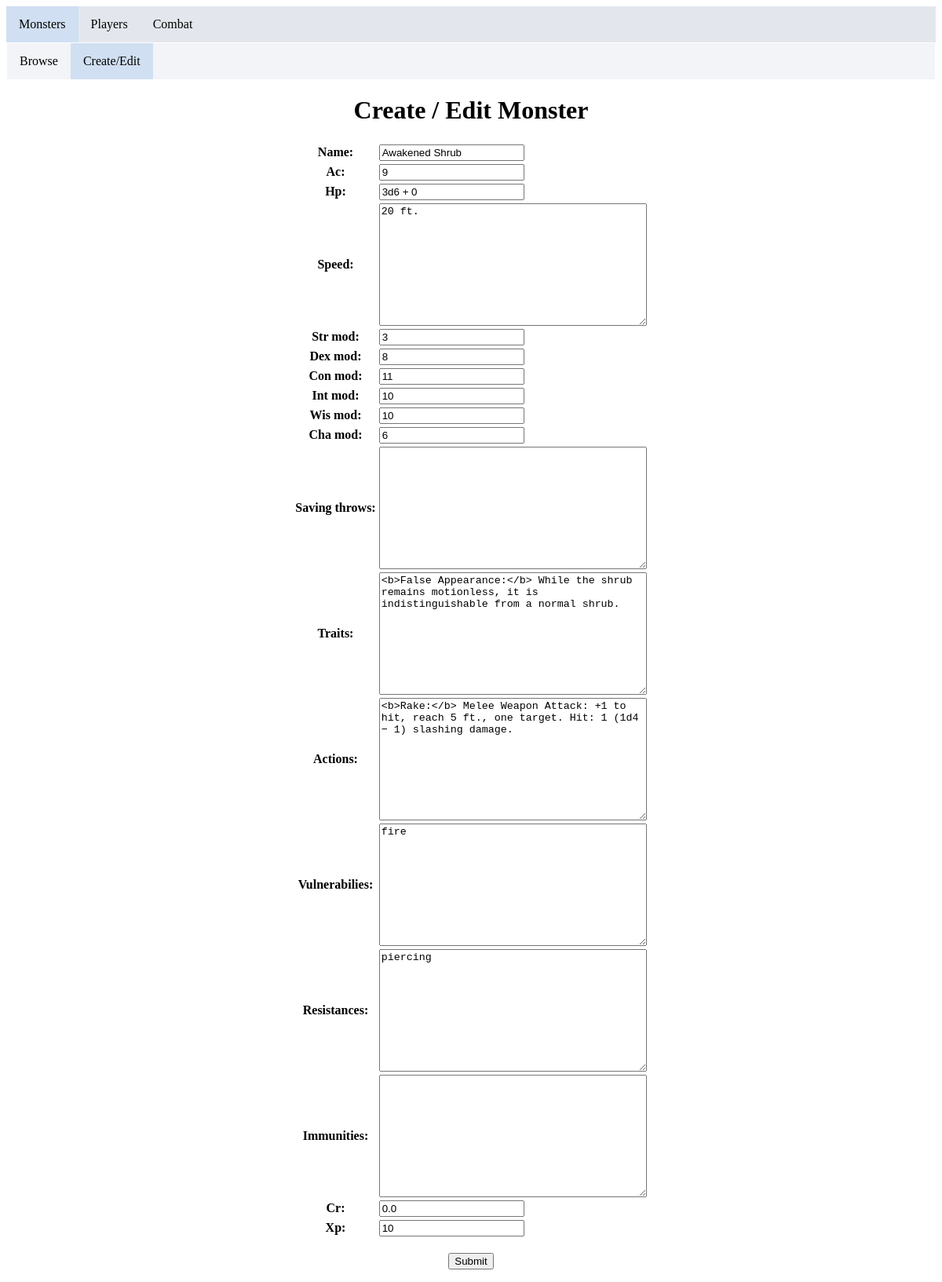
/monsters/create/Awakened Shrub/, run on an earlier commit of the app's database.
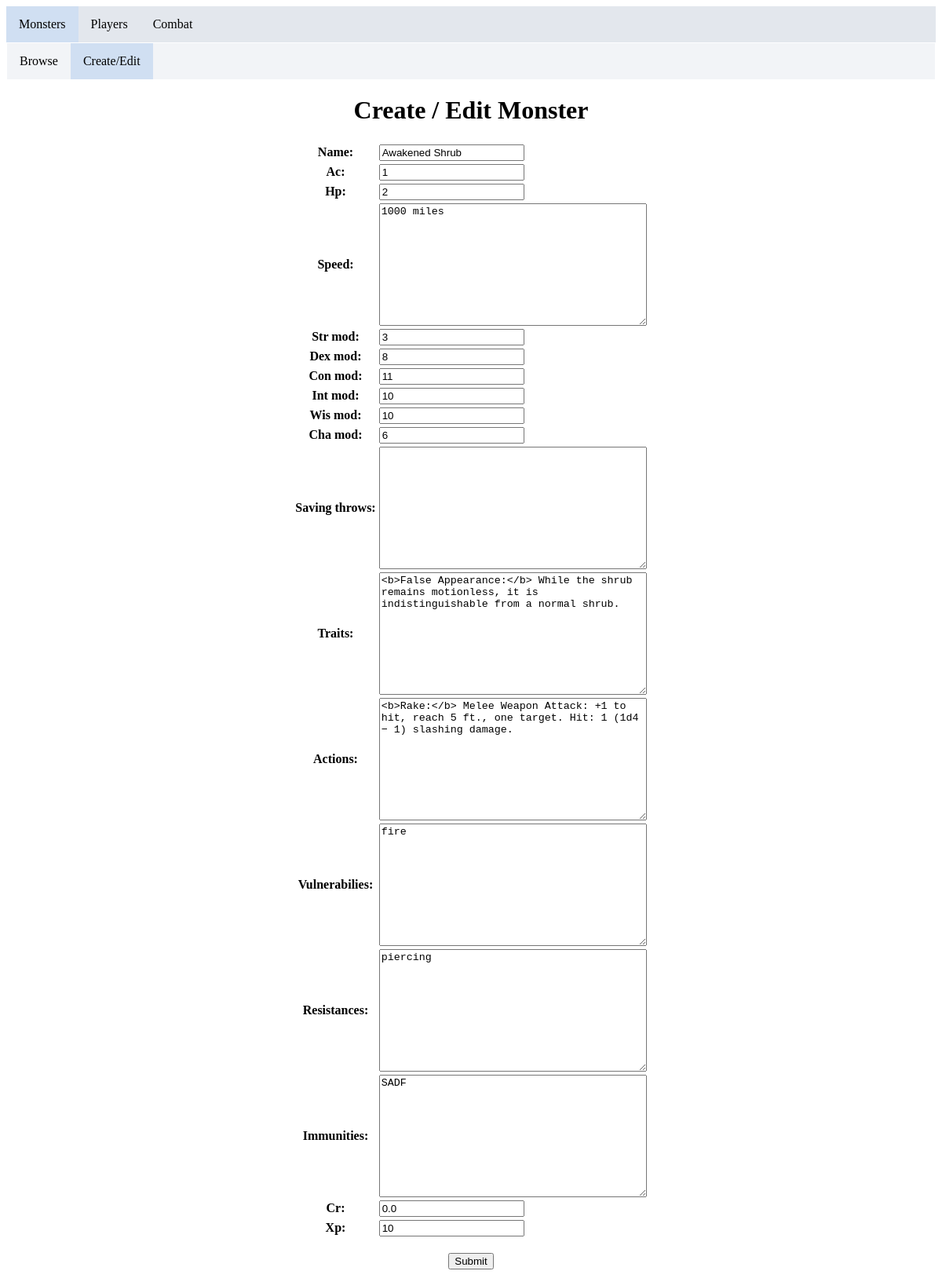
And on a later commit of the database.
### monsters/models.py (models this page shows)
class Monster(models.Model):
    name = models.CharField(max_length=50, unique=True)
    size = models.CharField(max_length=20, null=True, blank=True)
    type = models.CharField(max_length=20, null=True, blank=True)
    alignment = models.CharField(max_length=20, null=True, blank=True)
    ac = models.IntegerField(null=True, blank=True)
    hp = models.CharField(max_length=12, null=True, blank=True)
    speed = models.TextField(null=True, blank=True)
    str_mod = models.IntegerField(null=True, blank=True)
    dex_mod = models.IntegerField(null=True, blank=True)
    con_mod = models.IntegerField(null=True, blank=True)
    int_mod = models.IntegerField(null=True, blank=True)
    wis_mod = models.IntegerField(null=True, blank=True)
    cha_mod = models.IntegerField(null=True, blank=True)
    saving_throws = models.TextField(null=True, blank=True)
    skills = models.TextField(null=True, blank=True)
    vulnerabilies = models.TextField(null=True, blank=True)
    resistances = models.TextField(null=True, blank=True)
    immunities = models.TextField(null=True, blank=True)
    senses = models.TextField(null=True, blank=True)
    languages = models.TextField(null=True, blank=True)
    cr = models.FloatField(null=True, blank=True)
    xp = models.IntegerField(null=True, blank=True)
    traits = models.TextField(null=True, blank=True)
    actions = models.TextField(null=True, blank=True)
    legendary_actions = models.TextField(null=True, blank=True)

### monsters/views.py (the view)
# urls.py: path('create/<str:name>/', views.create, name='create_monster'),
def create(request, name=None):
    print(request)
    print(name)
    if request.method == 'POST':
        if name is not None:
            m = Monster.objects.get(name=name)
            f = MonsterForm(request.POST, instance=m)
        else:
            f = MonsterForm(request.POST)
        if f.is_valid():
            f.save()
            return HttpResponseRedirect(reverse('browse_monsters'))
        else:
            return HttpResponse(str(f.errors))
    else:
        if name is not None:
            f = MonsterForm(instance=Monster.objects.get(name=name))
        else:
            f = MonsterForm()
    context = {'form': f,
               }
    return render(request, 'monsters/create.html', context)

### monsters/forms.py
class MonsterForm(ModelForm):
    class Meta:
        model = Monster
        fields = ['name',
                  'ac',
                  'hp',
                  'speed',
                  'str_mod',
                  'dex_mod',
                  'con_mod',
                  'int_mod',
                  'wis_mod',
                  'cha_mod',
                  'saving_throws',
                  'traits',
                  'actions',
                  'vulnerabilies',
                  'resistances',
                  'immunities',
                  'cr',
                  'xp',
                  ]

### monsters/templates/monsters/create.html (shortened to what this page needs)
{% extends "monsters/sub_nav.html" %}
{% block li_custom_att %}active{% endblock %}
{% block content2 %}
  <h1>Create / Edit Monster</h1>
  <form action="" method="post">
      <table align="center">{{ form.as_table }}</table>
    <div style="text-align:center;">
        <br>
        <input type="submit" value="Submit">
    </div>
  </form>
{% endblock %}

What changed in the data, as far as the page shows it:
changed Monster "Awakened Shrub": ac "9" → "1"; hp "3d6 + 0" → "2"; speed "20 ft." → "1000 miles"; immunities (not shown) → "SADF"
